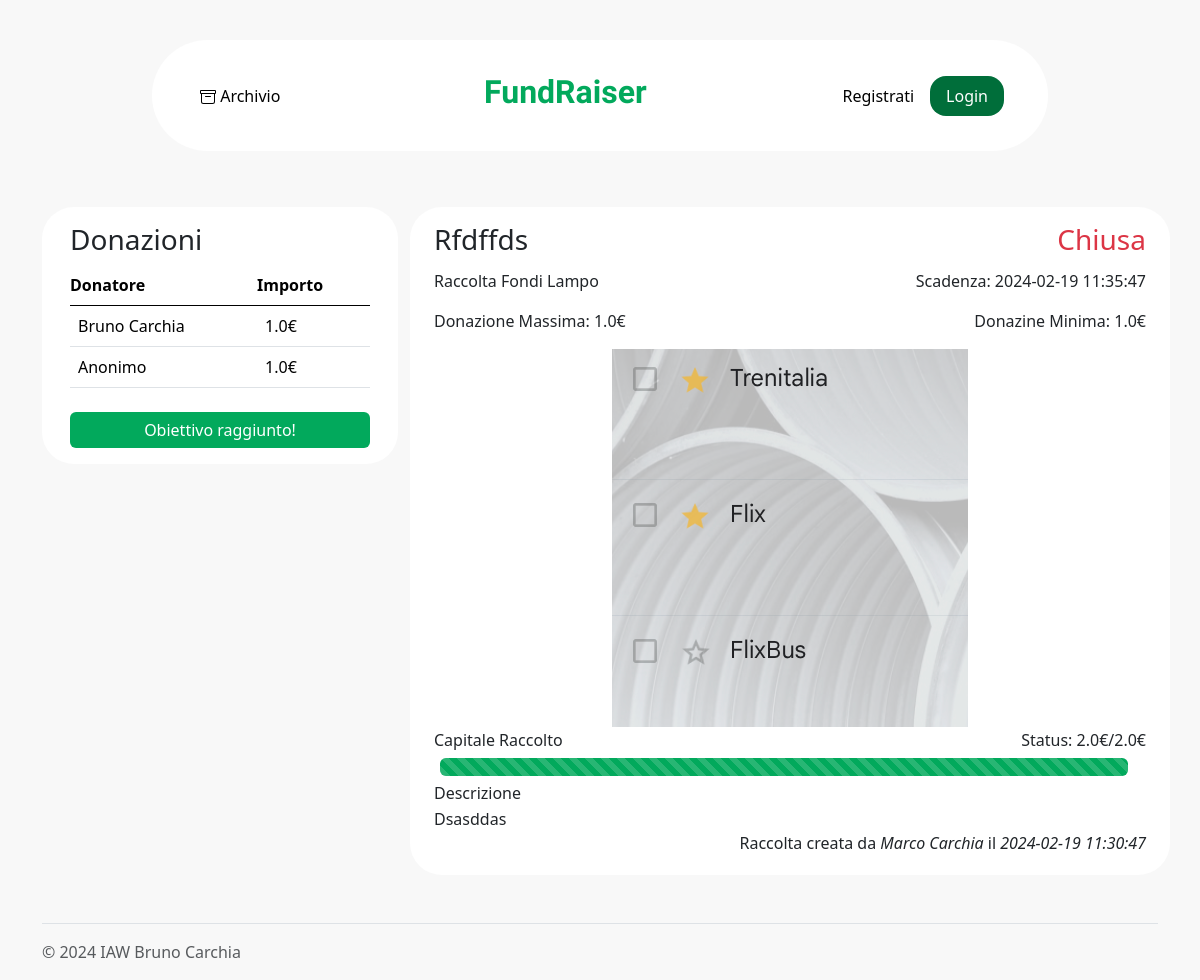
/fund/43, run on the app's committed database.
### tables this page shows
CREATE TABLE "donations" (
	"id_donation"	INTEGER NOT NULL UNIQUE,
	"id_fund"	INTEGER NOT NULL,
	"amount"	REAL NOT NULL,
	"created_at"	TEXT NOT NULL,
	"type"	TEXT NOT NULL,
	"name"	TEXT NOT NULL,
	"surname"	TEXT NOT NULL,
	FOREIGN KEY("id_fund") REFERENCES "funds"("id_fund") ON DELETE CASCADE,
	PRIMARY KEY("id_donation" AUTOINCREMENT)
);

CREATE TABLE "funds" (
	"title"	TEXT NOT NULL,
	"description"	TEXT NOT NULL,
	"image"	TEXT,
	"target"	REAL NOT NULL,
	"type"	TEXT NOT NULL,
	"max_donation"	REAL NOT NULL,
	"min_donation"	REAL NOT NULL,
	"start_timestamp"	TEXT NOT NULL,
	"end_timestamp"	TEXT NOT NULL,
	"id_fund"	INTEGER NOT NULL UNIQUE,
	"id_user"	INTEGER NOT NULL,
	FOREIGN KEY("id_user") REFERENCES "users"("id_user") ON DELETE CASCADE,
	PRIMARY KEY("id_fund" AUTOINCREMENT)
);

### app.py (the view)
@app.route('/fund/<int:id_fund>')
def fund(id_fund):
  fund_found=dao.fund_dao.getFundByID(id_fund)
  privilege=False
  if(not fund_found):
    return abort(404,"Raccolta fondi non trovata")
  user=dao.user_dao.get_user_by_id(fund_found['id_user'])
  donations=dao.donation_dao.getDonationsByFound(id_fund)
  fund_found['full_name']=user['name'] + " " + user['surname']
  fund_found['status']= 'aperta' if datetime.datetime.strptime(fund_found['end_timestamp'],"%Y-%m-%d %H:%M:%S") > datetime.datetime.now() else "chiusa"
  widthProgressBar= '100' if donations['total']//fund_found['target'] > 1 else donations['total']/fund_found['target']*100
  if(current_user.is_authenticated and current_user.get_id() == fund_found['id_user']):
    privilege=True
  return render_template('show_fund.html',fund=fund_found,donations=donations,widthProgressBar=widthProgressBar,privilege=privilege)

### dao/donation_dao.py (called while the page is built)
def getDonationsByFound(id_fund):
    query = 'SELECT * FROM donations WHERE id_fund == ? ORDER BY amount DESC'
    connection = sqlite3.connect(config.DB_PATH)
    connection.row_factory = sqlite3.Row
    cursor = connection.cursor()
    cursor.execute(query,(id_fund,))
    result = [dict(row) for row in cursor]
    donations={
        'donations' : result,
        'total': 0
    }
    for donation in donations['donations']:
        donations['total']+=donation['amount']
    cursor.close()
    connection.close()
    return donations

### dao/fund_dao.py (called while the page is built)
def getFundByID(id_fund):
    connection = sqlite3.connect(config.DB_PATH)
    connection.row_factory = sqlite3.Row #per ottenere dei dizionari come risultati
    cursor = connection.cursor()
    sql = "SELECT * FROM funds WHERE id_fund = ?"
    cursor.execute(sql,(id_fund,))
    fund  = cursor.fetchone()
    if(fund):
        fund = dict(fund)
    cursor.close()
    connection.close()
    return fund

### dao/user_dao.py (called while the page is built)
def get_user_by_id(user_id):
    connection = sqlite3.connect(config.DB_PATH)
    connection.row_factory = sqlite3.Row #per ottenere dei dizionari come risultati
    cursor = connection.cursor()
    sql = "SELECT * FROM users WHERE id_user = ?"
    cursor.execute(sql,(user_id,))
    user  = cursor.fetchone()
    cursor.close()
    connection.close()
    return user

### templates/show_fund.html (shortened to what this page needs)
{% extends "base.html" %}
{% block links %}    <link rel="stylesheet" href="{{url_for('static',filename="/css/show_fund.css")}}"> {% endblock %}
{% block content %}
<aside class="col-12 col-lg-4">
    <div class="row w-100 fit-content mx-auto">
    <div class="col-12">
    <h3>Donazioni</h3>
    <div id="divTable">
    <table class="table " id="tableDonations">
        <thead>
          <tr>
            <th scope="col">Donatore</th>
            <th scope="col">Importo</th>
          </tr>
        </thead>
        <tbody>
            {% for donation in donations['donations'] %}
          <tr>
            <td class="text-capitalize">
                {%  if donation['name'] != 'anonimo' %}
                {{donation['name']}} {{donation['surname']}}
                {% else %}
                {{donation['name']}}
                {% endif %}
            </td>
            <td>{{donation['amount']}}&euro;</td>
          </tr>
          {% endfor %}
        </tbody>
      </table>
      </div>
      </div>
    <div class="col-12 pt-2">
        {%  if fund['status'] == 'aperta' %}
            <a href="{{ url_for('make_donation',id_fund=fund['id_fund']) }}" class="p-2 btn btn-primary buttonOpenCards m-1"  role="button">Dona</a>
            {% if privilege  %}
            <a href="{{ url_for('change_fund',id_fund=fund['id_fund']) }}" class="btn btn-primary  buttonOpenCards m-1 p-2 ">Modifica</a>
            <a href="{{ url_for('delete_fund',id_fund=fund['id_fund']) }}" class="btn btn-primary  buttonOpenCards m-1  p-2 ">Cancella</a>
            {% endif %}
        {% else %}
        <div id="buttonFundClosed" class="btn btn-primary {% if donations['total'] >= fund['target'] %}targetReached{% else %}targetNotReached{% endif %}">
               {% if donations['total'] >= fund['target'] %}
                Obiettivo raggiunto!
                {% else %}
                Obiettivo non raggiunto!
                {% endif %}
        </div>
        {% endif %}
    </div>
    </div>
</aside>
<main class="col-12 col-lg-8">
    <div class="row w-100 mx-auto">
        <div class="col-12 pb-1 d-flex justify-content-between">
            <h3 class="text-capitalize">{{ fund['title'] }}</h3>
            <h3 class="text-capitalize {% if fund['status'] == 'aperta' %}status-open{% else %}status-close{% endif %}">{{ fund['status'] }}</h3>
        </div>
        <div class="col-12 row pe-0">
            <div class="col-6"><p class="text-capitalize">Raccolta Fondi {{ fund['type']|e }}</p></div>
            <div class="col-6 p-0 text-end"><p>Scadenza: {{ fund['end_timestamp']|e }}</p></div>
        </div>
        <div class="col-12 row pe-0">
            <div class="col-6"><p class="text-capitalize">Donazione Massima: {{ fund['max_donation']|e }}&euro;</p></div>
            <div class="col-6 p-0 text-end"><p>Donazine Minima: {{ fund['min_donation']|e }}&euro;</p></div>
        </div>
        <div class="col-12 position-relative d-flex justify-content-center">
            {% if fund['image'] %}
            <img src="{{url_for('static',filename="img/"+fund['image'])}}" class="img-fluid" alt="...">
            {% else %}
            <svg class="bd-placeholder-img card-img-top"  xmlns="http://www.w3.org/2000/svg" role="img" aria-label="Placeholder: Image cap" preserveAspectRatio="xMidYMid slice" focusable="false">
                <rect id="imagePlaceHolder"></rect>
            </svg>
            <h4 class="centered">Image</h4>
            {% endif %}
        </div>
        <div class="col-12 row pe-0 mt-1">
            <div class="col-12 pe-0 mx-auto row">
                <div class="col-6 ps-0"><h6>Capitale Raccolto</h6></div>
                <div class="col-6 text-end p-0"><h6>Status: {{donations['total']}}&euro;/{{ fund['target']|e }}&euro;</h6></div>
            </div>
            <div class="progress p-0 mx-auto" id="progressBarDonazioni" role="progressbar" aria-label="Animated striped example">
                <div class="progress-bar progress-bar-striped progress-bar-animated" style="width: {{ widthProgressBar }}%"></div>
            </div>
        </div>
        <div class="col-12 mt-2">
            <h6 class="mb-1">Descrizione</h6>
            <p class="m-0 text-capitalize">
                {{ fund['description']|e }}
            </p>
        </div>
        <div class="col-12 ">
            <p class="text-end mb-1">Raccolta creata da <i class="text-capitalize">{{ fund['full_name'] }}</i> il <i>{{ fund['start_timestamp'] }}</i></p>
        </div>
    </div>
</main>
{% endblock %}

### static/css/base.css (style rules this page uses)
body { background-color: rgb(248, 248, 248); }

### static/css/show_fund.css (style rules this page uses)
main,aside > div { background-color: #fff; border-top-left-radius: 2rem; border-top-right-radius: 2rem; border-bottom-right-radius:2em; border-bottom-left-radius: 2rem; padding:1em; }
#tableDonations th { padding-left: 0; }
#tableDonations thead { position: sticky; top: 0; }
#divTable { max-height:40vh; overflow-y:scroll; }
#tableDonations thead { border-color: black; }
.status-close { color:#dc3545; }
#progressBarDonazioni > div { background-color: rgb(2, 169, 92); }
#progressBarDonazioni { height: 1.5em; width: 95%; }
.fit-content { height: fit-content; }
#buttonFundClosed { color: #fff; border: none; width: 100%; cursor: unset; }
.targetReached { background-color: rgb(2, 169, 92); }

### data on the page
donations: name "Bruno", surname "Carchia", amount "1.0"
donations: name "Anonimo", amount "1.0"
funds: title "Rfdffds", type "Lampo", end_timestamp "2024-02-19 11:35:47", max_donation "1.0", min_donation "1.0", image (picture), target "2.0", description "Dsasddas", start_timestamp "2024-02-19 11:30:47"

### other printed values
{{ fund['status'] }} "Chiusa"
{{ donations['total'] }} "2.0"
{{ fund['full_name'] }} "Marco Carchia"
